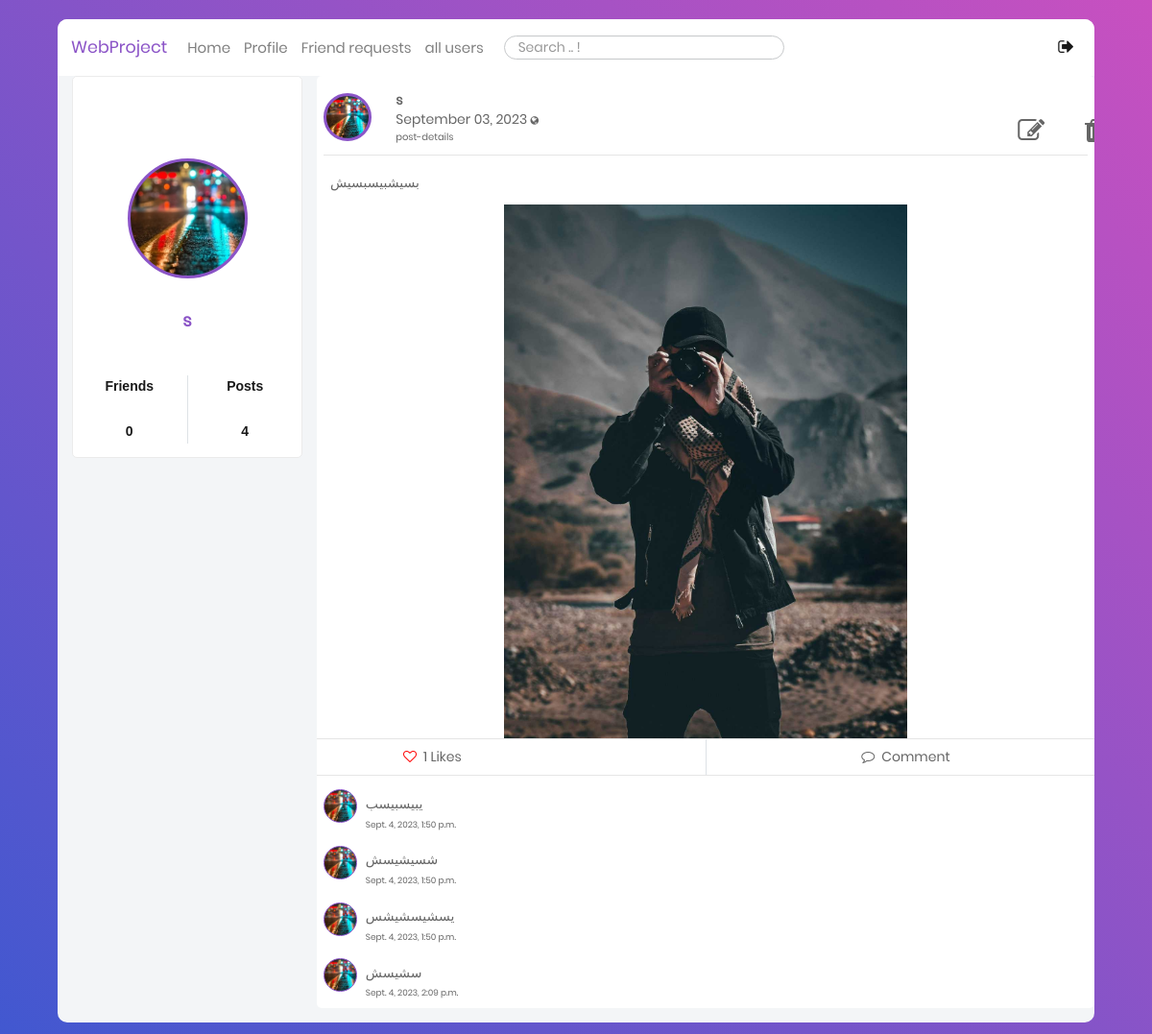
The app's page /blog/post/107/ (signed in) with its own data.
### users/models.py (models this page shows, shortened)
class Profile(models.Model):
    user = models.OneToOneField(User, on_delete=models.CASCADE)
    image = models.ImageField(default='default.jpg', upload_to='profile_pics')
    bgimage = models.ImageField(default='default.jpg', upload_to='bg_pics')
    friends = models.ManyToManyField(User, blank=True, related_name='friends')
    slug = models.SlugField(unique=True,default=uuid.uuid1)
    forget_password_token= models.CharField(max_length=100)
    updated = models.DateTimeField( auto_now=True)
    created = models.DateTimeField( auto_now_add=True)
    objects = ProfileManager()
    def get_friends_no(self):
        return self.friends.all().count()
    def get_posts_no(self):
        return self.posts.all().count()

### blog/models.py (models this page shows, shortened)
class Post(models.Model):
    content = models.TextField()
    date_posted = models.DateTimeField(default = timezone.now)
    author = models.ForeignKey(User,on_delete=models.CASCADE)
    post_image = models.ImageField(null=True, blank=True, upload_to="images/")
    liked = models.ManyToManyField(Profile, blank=True, related_name='likes')
    updated = models.DateTimeField( default = timezone.now)
    created = models.DateTimeField( default = timezone.now)
    author = models.ForeignKey(Profile, on_delete=models.CASCADE, related_name='posts')
    def num_likes(self):
        print(timezone.now)
        return self.liked.all().count()
    class Meta:
        ordering = ('-created',)

class Comment(models.Model):
    user = models.ForeignKey(Profile, on_delete=models.CASCADE)
    post = models.ForeignKey(Post, on_delete=models.CASCADE)
    body = models.CharField(max_length=300)
    liked = models.ManyToManyField(Post, blank=True, related_name='likes')
    updated = models.DateTimeField(default = timezone.now )
    created = models.DateTimeField(default = timezone.now)

### blog/views.py (the view, shortened to what this page needs)
# urls.py: path('post/<int:pk>/', views.details ,name='post-detail'),
@login_required
def details(request, pk):
    ordering = ["-date_posted"]
    post = Post.objects.filter(pk=pk)
    profile = Profile.objects.get(user=request.user)
    nopro = Profile.objects.exclude(user=request.user)
    print(pk)
    print(post)
    c_form = CommentModelForm()
    post_added = False
    context = {
        "user": request.user,
        "pos": profile.get_posts_no,
        "profile": profile,
        "c_form": c_form,
        "post_added": post_added,
        "post": post.get ,
    }
    return render(request, "blog/post_detail.html", context)

### blog/forms.py
class CommentModelForm(forms.ModelForm):
    def __init__(self, *args: Any, **kwargs: Any) -> None:
        super().__init__(*args, **kwargs)
        self.helper = FormHelper()
        self.helper.form_show_labels = False
        self.fields["body"].help_text = None
        self.fields['body'].label = ""
        self.fields["body"].widget.attrs.update({
            "class":"p-2 fs-14 pl-3",
            "style":" background:transparent; width:100%;",
            "id":"fullname",
            "type":"text",
            "name":"fullname",
            "placeholder":"What about today?",
        })
    class Meta:
        model = Comment
        fields =('body',)

### blog/templates/blog/post_detail.html (shortened to what this page needs)
{% extends "blog/base.html" %} {% load static %}
    {% block content %}
<div id="lol" style="width: 75%;" >
{% include 'blog/post_detail_body.html' %}
</div>
    {% endblock %}

### blog/templates/blog/base.html (shortened to what this page needs)
{% load static %}
<!DOCTYPE html>
<html class="no-js" lang="en">
  <head>
             <link
      rel="stylesheet"
      type="text/css"
      href="https://cdnjs.cloudflare.com/ajax/libs/semantic-ui/2.2.14/semantic.min.css"
    />
    <link
      rel="stylesheet"
      href="{% static 'blog/css/vendor/bootstrap.min.css' %} "
    />
    <link
      rel="stylesheet"
      href="{% static 'blog/css/vendor/font-awesome.min.css' %}"
    />
    <link rel="stylesheet" href="{% static 'blog/css/vendor/animate.css' %}" />
    <link
      rel="stylesheet"
      href="{% static 'blog/css/vendor/hamburgers.min.css' %}"
    />
    <link rel="stylesheet" href="{% static 'blog/css/util.css' %}" />
    <link rel="stylesheet" href="{% static 'blog/css/normalize.css' %}" />
    <link rel="stylesheet" href="{% static 'blog/css/main.css' %}" />
  </head>
  <body hx-headers = "{'X-CSRFToken' : '{{ csrf_token }}'} ">
    <div class="limiter">
      <div class="container-login100" style="align-items: flex-start;">
        <div class="wrap-main">
          <div class="container-fluid">
            <div class="row">
              <nav class="navbar navbar-expand-lg navbar-light bgwhite">
                <a
                  class="navbar-brand ProjectColor"
                  href="{% url 'blog-home' %}"
                  >WebProject</a
                >
                <div
                  class="collapse navbar-collapse"
                  id="navbarSupportedContent"
                >
                  <ul class="navbar-nav mr-auto">
                    <li class="nav-item ">
                      <a class="nav-link fs-15" href="{% url 'blog-home' %}"
                        >Home <span class="sr-only">(current)</span></a
                      >
                    </li>
                    <li class="nav-item">
                      <a class="nav-link fs-15" href="{% url 'profile' %}"
                        >Profile</a
                      >
                    </li>
                    <li class="nav-item">
                      <a
                        class="nav-link fs-15"
                        href="{% url 'my-invites-view' %}"
                        >Friend requests</a
                      >
                    </li>
                    <li class="nav-item">
                      <a
                        class="nav-link fs-15"
                        href="{% url 'all-profiles-view' %}"
                        >all users</a
                      >
                    </li>
                    <li class="nav-item pt-2 pl-3">
                      <form
                        action="{% url 'search' %}"
                        method="POST"
                        id="search"
                      >
                        <input
                          type="search"
                          name="searched"
                          class="p-1 fs-14 pl-3 input-border"
                          placeholder="Search .. !"
                        />
                      </form>
                    </li>
                  </ul>
                  <div class="form-inline my-2 my-lg-0">
                    <ul class="navbar-nav mr-auto">
                      <li class="nav-item active">
                        <a
                          class="nav-link fs-18"
                          href="{% url 'blog-logout' %}"
                          data-toggle="tooltip"
                          data-placement="top"
                          ><i class="fa fa-sign-out" aria-hidden="true"></i
                        ></a>
                      </li>
                    </ul>
                  </div>
                </div>
              </nav>
              <div class="col-sm-3 mobile-hidden">
          <div class="main-block">
            <div
              class="coverPicture"
              style="background: url('{{ user.profile.bgimage.url }}');"
            ></div>
            <div
              class="profilePicture"
              style="background: url('{{ user.profile.image.url }}');"
            ></div>
            <div class="FullName text-center fs-18 ProjectColor">
              {{ user }}
            </div>
            <div class="row statistic text-center fs-16 p-3">
              <div class="col">
                <p>Friends</p>
                <br />
                <p>{{ user.profile.get_friends_no }}</p>
              </div>
              <div class="col border-left">
                <p>Posts</p>
                <br />
                <p>{{ user.profile.get_posts_no }}</p>
              </div>
            </div>
          </div>
        </div>
        {% block content %} {% endblock content %}
            </div>
          </div>
        </div>
      </div>
    </div>
  </body>
</html>

### blog/templates/blog/post_detail_body.html (shortened to what this page needs)
  {% if post.post_image %}
          <div class="main-block post-with-photo" style="border: none; " id="post-list">
            <div class="Post-Box" >
              <div class="header row" style="width: 144%">
                <div class="col-1" style=" padding-top: 1%;">
                  <div class="pt-2 pl-2 d-inline-block">
                    <div
                      class="Profile-Picture"
                      style="background: url('{{ post.author.image.url }}') "
                    ></div>
                  </div>
                </div>
                <div class="col-8 p-l-0">
                  <div class="UserName d-inline-block mt-3" >
                    <p>
            <a
              href="{% url 'profile-detail-view' post.author.slug %}"
              class="font-weight-bold"
              >{{ post.author.user }}</a
            >
          </p>
                    <p class="lh-1-2">
                     {{ post.date_posted|date:"F d, Y" }}
                      <i
                        class="fa fa-globe fs-10"
                        data-toggle="tooltip"
                        data-placement="top"
                        title="Public"
                      ></i>
                      <br />
                      <a href=" {%url 'post-detail' post.id %} " class="fs-10"
                        >post-details</a
                      >
                    </p>
                  </div>
                 <div style="display: inline; padding-left: 60%">
            {% if request.user == post.author.user %}
            <a href="{% url 'post-update' post.pk %}" style="padding: 5%"
              ><i class="fa fa-edit fa-2x"></i
            ></a>
            <a href="{% url 'post-delete' post.pk %}"
              ><i class="fa fa-trash fa-2x" aria-hidden="true"></i
            ></a>
            {% endif %}
          </div>
                </div>
              </div>
              <hr class="m-2" />
    <div class="body row">
      <div class="details col">
        <p class="px-3" style="padding: 10px">{{ post.content }}</p>
      </div>
      <div style="text-align: center">
        <img
          src="{{ post.post_image.url }}"
          alt=""
          style="max-width: 50%; height: auto"
        />
      </div>
              </div>
              <hr class="mt-0 mb-0" />
              <div class="footer">
                <div class="row action-btn">
                  <div class="col">
                    <form  hx-post = "{% url 'like-post-view-post-detail' post.id %}" hx-target="#lol">
                      {% if profile not in post.liked.all %}
                      <button
                        style="
                          background-color: transparent;
                          border: none;
                          box-shadow: none;
                        "
                        type="submit"
                      >
                        <p class="py-2 footer-btn" style="padding-left: 90px">
                          <i class="fa fa-heart-o" aria-hidden="true"></i>
                          <span class="px-1"> {{ post.num_likes }} Likes</span>
                        </p>
                      </button>
                      {% else %}
                      <button
                        style="
                          background-color: transparent;
                          border: none;
                          box-shadow: none;
                        "
                        type="submit"
                      >
                        <p class="py-2 footer-btn" style="padding-left: 90px">
                          <i
                            class="fa fa-heart-o"
                            aria-hidden="true"
                            style="color: red"
                          ></i>
                          <span class="px-1"> {{ post.num_likes }} Likes</span>
                        </p>
                      </button>
                      {% endif %}
                    </form>
                  </div>
                  <div class="col border-left">
                    <p class="py-2 footer-btn text-center">
                      <a href=" {%url 'post-detail' post.id%} "
                        ><i class="fa fa-comment-o" aria-hidden="true"></i>
                        <span class="px-1"> Comment</span></a
                      >
                    </p>
                  </div>
                </div>
                <hr class="mt-0 mb-2" />
                <div class="row comment-list">
                  {% for c in post.comment_set.all %}
                  <div class="add-comment col-12 pt-0">
                    <div class="row">
                      <div class="col-1" style="padding-right: 7%;">
                        <div class="pt-2 pl-2 d-inline-block">
                          <div
                            class="Profile-Picture-Comment"
                            style="background: url('{{ c.user.image.url }}'); "
                          ></div>
                        </div>
                      </div>
                      <div class="col-10 pl-0">
                        <div class="row pr-2 pt-2 pb-2 pl-0">
                          <div class="col pl-0">
                            <p class="pt-1 pl-2 pb-0 fs-14">{{c.body}}</p>
                            <p class="p-0 pl-2 fs-10">
                              <span class="fs-9">{{ c.created }}</span>
                            </p>
                          </div>
                        </div>
                      </div>
                    </div>
                  </div>
                  {% endfor %}
                </div>
                </div>
              </div>
            </div>
            {% endif %}

### blog/static/blog/css/main.css (style rules this page uses)
* { margin: 0px; padding: 0px; box-sizing: border-box; }
body, html { height: 100%; font-family: Poppins-Regular, sans-serif; }
a { font-family: Poppins-Regular; font-size: 14px; line-height: 1.7; color: #666666; margin: 0px; transition: all 0.4s; -webkit-transition: all 0.4s; -o-transition: all 0.4s; -moz-transition: all 0.4s; }
p { font-family: Poppins-Regular; font-size: 14px; line-height: 1.7; color: #666666; margin: 0px; }
ul, li { margin: 0px; list-style-type: none; }
input { outline: none; border: none; }
button { outline: none !important; border: none; background: transparent; }
.limiter { width: 100%; margin: 0 auto; }
.container-login100 { width: 100%; min-height: 100vh; display: -webkit-box; display: -webkit-flex; display: -moz-box; display: -ms-flexbox; display: flex; flex-wrap: wrap; justify-content: center; align-items: flex-start; padding: 0; background: #9053c7; background: -webkit-linear-gradient(-135deg, #c850c0, #4158d0); background: -o-linear-gradient(-135deg, #c850c0, #4158d0); background: -moz-linear-gradient(-135deg, #c850c0, #4158d0); background: linear-gradient(-135deg, #c850c0, #4158d0); }
.wrap-main { width: 90%; background: #f3f5f7; border-radius: 10px; overflow: hidden; justify-content: space-between; margin-top: 20px; margin-bottom: 20px; }
nav { width: 100%; }
.main-block { background: #fff; border-radius: 5px; border: 1px solid #ebebeb; margin-bottom: 15px; }
.coverPicture { border-top-left-radius: 5px; -moz-border-radius-topleft: 5px; border-top-right-radius: 5px; -moz-border-radius-topright: 5px; height: 150px; background-size: cover !important; background-position: center top !important; }
.profilePicture { border-radius: 50%; height: 125px; width: 125px; margin: 0 auto; margin-top: -65px; border: 3px solid #8B54C7; background-size: cover !important; background-position: center top !important; }
.ProjectColor { color:#8B54C7 !important; }
.FullName { font-weight: 600; padding: 30px; }
.statistic p { font-weight: 600; color: rgba(0,0,0,.9); font-family: "Cairo", sans-serif !important; }
.Profile-Picture { border-radius: 50%; width: 50px; height: 50px; background-size: cover !important; background-position: top center !important; border: 3px solid #8B54C7; }
.Profile-Picture-Comment { border-radius: 50%; width: 35px; height: 35px; background-size: cover !important; background-position: top center !important; border: 1.5px solid #8B54C7; }
.footer-btn { cursor: pointer; }
.input-border { border-radius: 25px !important; border: 1px solid #c6c8ca !important; }

### records on screen
Post: author.image (picture), author.user "s", date_posted "September 03, 2023", content "بسيشبيسبسيش", post_image (picture), num_likes "1"
Comment: user.image (picture), body "يبيسبيسب", created "Sept. 4, 2023, 1:50 p.m."
Comment: user.image (picture), body "شسيشيسش", created "Sept. 4, 2023, 1:50 p.m."
Comment: user.image (picture), body "يسشيسشيشس", created "Sept. 4, 2023, 1:50 p.m."
Comment: user.image (picture), body "سشيسش", created "Sept. 4, 2023, 2:09 p.m."

### other values on screen
{{ user }} "s"
{{ user.profile.get_friends_no }} "0"
{{ user.profile.get_posts_no }} "4"
